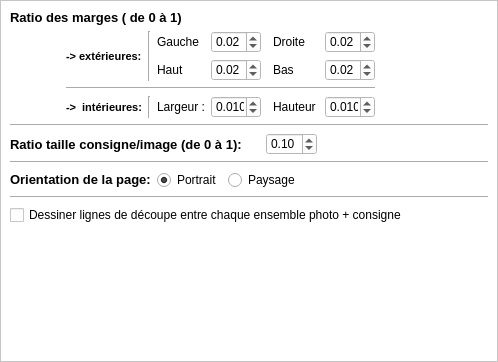
                <widget class="QWidget" name="pageStyle">
                 <property name="geometry">
                  <rect>
                   <x>0</x>
                   <y>0</y>
                   <width>498</width>
                   <height>362</height>
                  </rect>
                 </property>
                 <attribute name="label">
                  <string>STYLE (marges, ratio, format...)</string>
                 </attribute>
                 <layout class="QVBoxLayout" name="verticalLayout_3">
                  <property name="spacing">
                   <number>0</number>
                  </property>
                  <property name="leftMargin">
                   <number>0</number>
                  </property>
                  <property name="topMargin">
                   <number>0</number>
                  </property>
                  <property name="rightMargin">
                   <number>0</number>
                  </property>
                  <property name="bottomMargin">
                   <number>0</number>
                  </property>
                  <item>
                   <widget class="QFrame" name="fStyle">
                    <property name="minimumSize">
                     <size>
                      <width>0</width>
                      <height>100</height>
                     </size>
                    </property>
                    <property name="styleSheet">
                     <string notr="true">background-color:white;</string>
                    </property>
                    <property name="frameShape">
                     <enum>QFrame::StyledPanel</enum>
                    </property>
                    <property name="frameShadow">
                     <enum>QFrame::Raised</enum>
                    </property>
                    <layout class="QVBoxLayout" name="verticalLayout_2">
                     <item>
                      <layout class="QGridLayout" name="glExternMargins">
                       <item row="0" column="0" colspan="5">
                        <widget class="QLabel" name="label_2">
                         <property name="styleSheet">
                          <string notr="true">

QLabel
{
	color : black;

	font-style: normal;
	font-size: 10pt;
	font-weight: bold;
}

</string>
                         </property>
                         <property name="text">
                          <string>Ratio des marges ( de 0 à 1)</string>
                         </property>
                        </widget>
                       </item>
                       <item row="4" column="1" alignment="Qt::AlignLeft">
                        <widget class="QLabel" name="laInterMargins">
                         <property name="styleSheet">
                          <string notr="true">

QLabel
{
	color : black;

	font-style: normal;
	font-size: 8pt;
	font-weight: bold;
}

</string>
                         </property>
                         <property name="text">
                          <string>-&gt;  intérieures:</string>
                         </property>
                        </widget>
                       </item>
                       <item row="1" column="3">
                        <widget class="QLabel" name="laLeftMargins">
                         <property name="text">
                          <string>Gauche</string>
                         </property>
                        </widget>
                       </item>
                       <item row="4" column="3">
                        <widget class="QLabel" name="laInternMarginsWidth">
                         <property name="text">
                          <string>Largeur :</string>
                         </property>
                        </widget>
                       </item>
                       <item row="4" column="2">
                        <widget class="Line" name="line_5">
                         <property name="orientation">
                          <enum>Qt::Vertical</enum>
                         </property>
                        </widget>
                       </item>
                       <item row="1" column="7" colspan="2">
                        <widget class="QDoubleSpinBox" name="dsRightMargins">
                         <property name="maximumSize">
                          <size>
                           <width>50</width>
                           <height>16777215</height>
                          </size>
                         </property>
                         <property name="maximum">
                          <double>0.300000000000000</double>
                         </property>
                         <property name="singleStep">
                          <double>0.010000000000000</double>
                         </property>
                         <property name="value">
                          <double>0.020000000000000</double>
                         </property>
                        </widget>
                       </item>
                       <item row="1" column="4">
                        <widget class="QDoubleSpinBox" name="dsLeftMargins">
                         <property name="maximumSize">
                          <size>
                           <width>50</width>
                           <height>16777215</height>
                          </size>
                         </property>
                         <property name="maximum">
                          <double>0.300000000000000</double>
                         </property>
                         <property name="singleStep">
                          <double>0.010000000000000</double>
                         </property>
                         <property name="value">
                          <double>0.020000000000000</double>
                         </property>
                        </widget>
                       </item>
                       <item row="1" column="2" rowspan="2">
                        <widget class="Line" name="line_2">
                         <property name="orientation">
                          <enum>Qt::Vertical</enum>
                         </property>
                        </widget>
                       </item>
                       <item row="1" column="12" rowspan="4">
                        <spacer name="hsMargins">
                         <property name="orientation">
                          <enum>Qt::Horizontal</enum>
                         </property>
                         <property name="sizeHint" stdset="0">
                          <size>
                           <width>40</width>
                           <height>20</height>
                          </size>
                         </property>
                        </spacer>
                       </item>
                       <item row="2" column="7" colspan="2">
                        <widget class="QDoubleSpinBox" name="dsBottomMargins">
                         <property name="maximumSize">
                          <size>
                           <width>50</width>
                           <height>16777215</height>
                          </size>
                         </property>
                         <property name="maximum">
                          <double>0.300000000000000</double>
                         </property>
                         <property name="singleStep">
                          <double>0.010000000000000</double>
                         </property>
                         <property name="value">
                          <double>0.020000000000000</double>
                         </property>
                        </widget>
                       </item>
                       <item row="1" column="6">
                        <widget class="QLabel" name="laRightMargins">
                         <property name="text">
                          <string>Droite</string>
                         </property>
                        </widget>
                       </item>
                       <item row="2" column="4">
                        <widget class="QDoubleSpinBox" name="dsTopMargins">
                         <property name="maximumSize">
                          <size>
                           <width>50</width>
                           <height>16777215</height>
                          </size>
                         </property>
                         <property name="maximum">
                          <double>0.300000000000000</double>
                         </property>
                         <property name="singleStep">
                          <double>0.010000000000000</double>
                         </property>
                         <property name="value">
                          <double>0.020000000000000</double>
                         </property>
                        </widget>
                       </item>
                       <item row="4" column="7">
                        <widget class="QDoubleSpinBox" name="dsInterMarginsHeight">
                         <property name="maximumSize">
                          <size>
                           <width>50</width>
                           <height>16777215</height>
                          </size>
                         </property>
                         <property name="decimals">
                          <number>3</number>
                         </property>
                         <property name="maximum">
                          <double>0.100000000000000</double>
                         </property>
                         <property name="singleStep">
                          <double>0.001000000000000</double>
                         </property>
                         <property name="value">
                          <double>0.010000000000000</double>
                         </property>
                        </widget>
                       </item>
                       <item row="2" column="3">
                        <widget class="QLabel" name="laTopMargins">
                         <property name="text">
                          <string>Haut</string>
                         </property>
                        </widget>
                       </item>
                       <item row="4" column="6">
                        <widget class="QLabel" name="label">
                         <property name="text">
                          <string>Hauteur </string>
                         </property>
                        </widget>
                       </item>
                       <item row="4" column="4">
                        <widget class="QDoubleSpinBox" name="dsInterMarginsWidth">
                         <property name="maximumSize">
                          <size>
                           <width>50</width>
                           <height>16777215</height>
                          </size>
                         </property>
                         <property name="decimals">
                          <number>3</number>
                         </property>
                         <property name="maximum">
                          <double>0.100000000000000</double>
                         </property>
                         <property name="singleStep">
                          <double>0.001000000000000</double>
                         </property>
                         <property name="value">
                          <double>0.010000000000000</double>
                         </property>
                        </widget>
                       </item>
                       <item row="2" column="6">
                        <widget class="QLabel" name="laBottomMargins">
                         <property name="text">
                          <string>Bas</string>
                         </property>
                        </widget>
                       </item>
                       <item row="1" column="1" rowspan="2" alignment="Qt::AlignLeft">
                        <widget class="QLabel" name="laExternMargins">
                         <property name="styleSheet">
                          <string notr="true">

QLabel
{
	color : black;

	font-style: normal;
	font-size: 8pt;
	font-weight: bold;
}

</string>
                         </property>
                         <property name="text">
                          <string>-&gt; extérieures:</string>
                         </property>
                        </widget>
                       </item>
                       <item row="1" column="0">
                        <widget class="QLabel" name="label_5">
                         <property name="minimumSize">
                          <size>
                           <width>50</width>
                           <height>0</height>
                          </size>
                         </property>
                         <property name="maximumSize">
                          <size>
                           <width>50</width>
                           <height>16777215</height>
                          </size>
                         </property>
                         <property name="text">
                          <string/>
                         </property>
                        </widget>
                       </item>
                       <item row="3" column="1" colspan="7">
                        <widget class="Line" name="line_12">
                         <property name="orientation">
                          <enum>Qt::Horizontal</enum>
                         </property>
                        </widget>
                       </item>
                      </layout>
                     </item>
                     <item>
                      <widget class="Line" name="line">
                       <property name="orientation">
                        <enum>Qt::Horizontal</enum>
                       </property>
                      </widget>
                     </item>
                     <item>
                      <layout class="QHBoxLayout" name="hlRatioCI">
                       <item>
                        <widget class="QLabel" name="laRatio">
                         <property name="minimumSize">
                          <size>
                           <width>250</width>
                           <height>0</height>
                          </size>
                         </property>
                         <property name="maximumSize">
                          <size>
                           <width>250</width>
                           <height>16777215</height>
                          </size>
                         </property>
                         <property name="styleSheet">
                          <string notr="true">

QLabel
{
	color : black;

	font-style: normal;
	font-size: 10pt;
	font-weight: bold;
}

</string>
                         </property>
                         <property name="text">
                          <string>Ratio taille consigne/image (de 0 à 1):</string>
                         </property>
                        </widget>
                       </item>
                       <item>
                        <widget class="QDoubleSpinBox" name="dsbRatio">
                         <property name="decimals">
                          <number>2</number>
                         </property>
                         <property name="minimum">
                          <double>0.000000000000000</double>
                         </property>
                         <property name="maximum">
                          <double>0.900000000000000</double>
                         </property>
                         <property name="singleStep">
                          <double>0.010000000000000</double>
                         </property>
                         <property name="value">
                          <double>0.100000000000000</double>
                         </property>
                        </widget>
                       </item>
                       <item>
                        <spacer name="hsRatio">
                         <property name="orientation">
                          <enum>Qt::Horizontal</enum>
                         </property>
                         <property name="sizeHint" stdset="0">
                          <size>
                           <width>40</width>
                           <height>20</height>
                          </size>
                         </property>
                        </spacer>
                       </item>
                      </layout>
                     </item>
                     <item>
                      <widget class="Line" name="line_3">
                       <property name="orientation">
                        <enum>Qt::Horizontal</enum>
                       </property>
                      </widget>
                     </item>
                     <item>
                      <layout class="QHBoxLayout" name="hlOrientation" stretch="0,0,0,0">
                       <item alignment="Qt::AlignHCenter|Qt::AlignVCenter">
                        <widget class="QLabel" name="laOrientationPage">
                         <property name="styleSheet">
                          <string notr="true">

QLabel
{
	color : black;

	font-style: normal;
	font-size: 10pt;
	font-weight: bold;
}

</string>
                         </property>
                         <property name="text">
                          <string>Orientation de la page:</string>
                         </property>
                        </widget>
                       </item>
                       <item alignment="Qt::AlignVCenter">
                        <widget class="QRadioButton" name="rbPortrait">
                         <property name="text">
                          <string>Portrait</string>
                         </property>
                         <property name="checked">
                          <bool>true</bool>
                         </property>
                        </widget>
                       </item>
                       <item>
                        <widget class="QRadioButton" name="rbLandScape">
                         <property name="text">
                          <string>Paysage</string>
                         </property>
                        </widget>
                       </item>
                       <item>
                        <spacer name="horizontalSpacer_9">
                         <property name="orientation">
                          <enum>Qt::Horizontal</enum>
                         </property>
                         <property name="sizeHint" stdset="0">
                          <size>
                           <width>40</width>
                           <height>20</height>
                          </size>
                         </property>
                        </spacer>
                       </item>
                      </layout>
                     </item>
                     <item>
                      <widget class="Line" name="line_13">
                       <property name="orientation">
                        <enum>Qt::Horizontal</enum>
                       </property>
                      </widget>
                     </item>
                     <item>
                      <widget class="QCheckBox" name="cbCutLines">
                       <property name="text">
                        <string>Dessiner lignes de découpe entre chaque ensemble photo + consigne</string>
                       </property>
                       <property name="checked">
                        <bool>false</bool>
                       </property>
                      </widget>
                     </item>
                     <item>
                      <spacer name="verticalSpacer_2">
                       <property name="orientation">
                        <enum>Qt::Vertical</enum>
                       </property>
                       <property name="sizeHint" stdset="0">
                        <size>
                         <width>20</width>
                         <height>40</height>
                        </size>
                       </property>
                      </spacer>
                     </item>
                    </layout>
                   </widget>
                  </item>
                 </layout>
                </widget>
